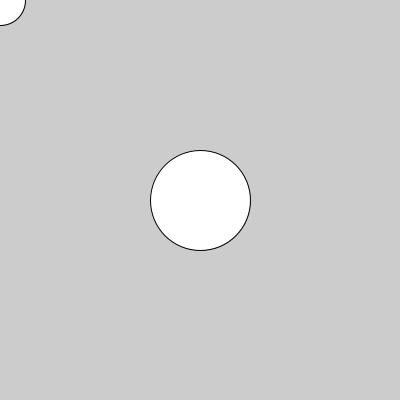
Frame 1 (no input)
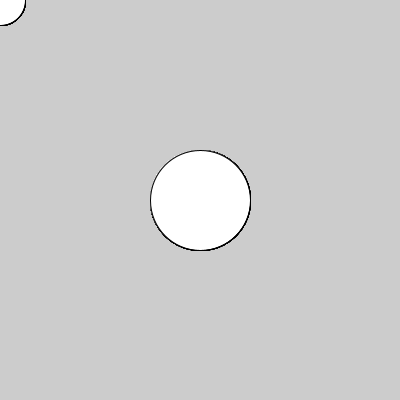
Frame 60 (the mouse pressed at the canvas centre just before this capture)
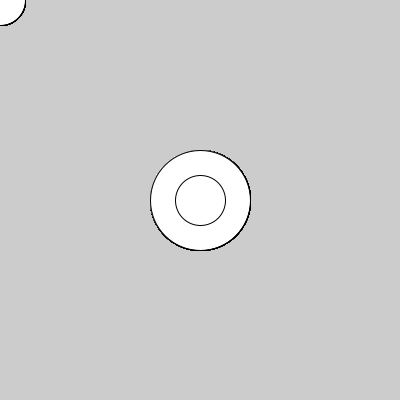
Frame 120 (the mouse held since frame 60 and released just before this capture)

The Processing sketch that drew these frames (run headless with seeded random() and noise(); from frame 60 on, the mouse is pressed at the canvas centre):

// Processing sketch: CircleCollider
// ── CircleCollider.pde
float x1,x2,y1,y2;
float radius1 ,radius2;
//http://kishimotostudios.com/articles/circle_collision/
void setup()
{
  size(400,400);
  x1 = width/2;
  y1  = height/2;
  radius1 = 50;
  radius2 = 25;
  
}

void draw()
{
  clear();
  x2 = mouseX;
  y2 = mouseY;
  
  ellipse(x1,y1,radius1*2,radius1*2);
  ellipse(x2,y2,radius2*2,radius2*2);
  float distance =  abs(dist(x1,y1,x2,y2));
  if (radius1 + radius2  >= distance)
    println(" Collid ");
  
}
